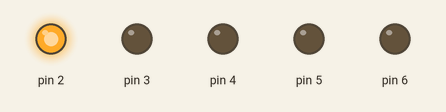
Bench run of a sketch on a simulated Arduino Uno, built with avr-gcc and run on an emulated ATmega328P. On the bench: output pins drawn as LEDs (lit = HIGH).

Above: at 0.05 s.
At 0.75 s:
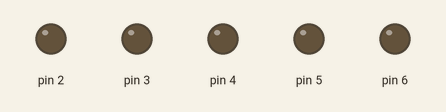
At 1.45 s:
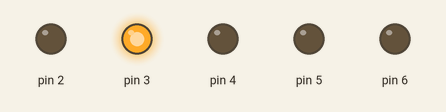
At 2.85 s:
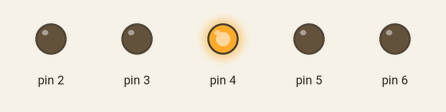
Timing chart, 0 to 3.1 s (numbered marks = the images above):
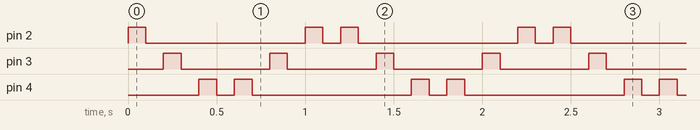

Measured:
- by itself, pin 2: repeats every 1.2 s: LOW 0.90 s, HIGH 0.10 s, LOW 0.10 s, HIGH 0.10 s
- by itself, pin 3: alternates HIGH for 0.10 s and LOW for 0.50 s
- by itself, pin 4: repeats every 1.2 s: LOW 0.10 s, HIGH 0.10 s, LOW 0.90 s, HIGH 0.10 s

The sketch:

left_to_right.ino
```cpp
void setup() {
  pinMode(2, OUTPUT);
  pinMode(3, OUTPUT);
  pinMode(4, OUTPUT);
  pinMode(5, OUTPUT);
  pinMode(6, OUTPUT);
}


void loop() {
  // for looplarını pinlerine göre değiştir
    for(int i = 2; i<=4; i++) {
       digitalWrite(i, HIGH);
       delay(100);
       digitalWrite(i, LOW);
       delay(100);
    }
    for(int i = 4; i>=2; i--) {
       digitalWrite(i, HIGH);
       delay(100);
       digitalWrite(i, LOW);
       delay(100);
    }
}
```
